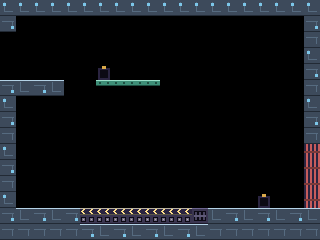

The image is a tile-based game level rendered from a .tmx file. Its description and complete source (layers, tilesets, objects, tile grids) follow:
An orthogonal 20x15 tile map with 16x16 px tiles, 1 tile layer (Tiles) and 10 objects (4x Door, 2x Socket, 2x Bit, Drone, SocketFan).

<map version="1.10" tiledversion="1.11.2" orientation="orthogonal" renderorder="right-down" width="20" height="15" tilewidth="16" tileheight="16" infinite="0" nextlayerid="4" nextobjectid="11">
  <properties>
    <property name="index" value="14" type="int" />
    <property name="name" value="Room 14" />
    <property name="left" value="13" type="int" />
    <property name="right" value="15" type="int" />
    <property name="up" value="255" type="int" />
    <property name="down" value="255" type="int" />
    <property name="zone" value="2" type="int" />
  </properties>
  <tileset firstgid="1" source="../tileset.tsx" />
  <layer id="1" name="Tiles" width="20" height="15">
    <data encoding="csv">
131,131,131,131,131,131,131,131,131,131,131,131,131,131,131,131,131,131,131,131,
133,1,1,1,1,1,1,1,1,1,1,1,1,1,1,1,1,1,1,133,
1,1,1,1,1,1,1,1,1,1,1,1,1,1,1,1,1,1,1,132,
1,1,1,1,1,1,1,1,1,1,1,1,1,1,1,1,1,1,1,131,
1,1,1,1,1,1,26,1,1,1,1,1,1,1,1,1,1,1,1,133,
130,129,130,129,1,1,22,22,22,22,1,1,1,1,1,1,1,1,1,132,
131,1,1,1,1,1,1,1,1,1,1,1,1,1,1,1,1,1,1,131,
133,1,1,1,1,1,1,1,1,1,1,1,1,1,1,1,1,1,1,133,
132,1,1,1,1,1,1,1,1,1,1,1,1,1,1,1,1,1,1,132,
131,1,1,1,1,1,1,1,1,1,1,1,1,1,1,1,1,1,1,25,
133,1,1,1,1,1,1,1,1,1,1,1,1,1,1,1,1,1,1,25,
132,1,1,1,1,1,1,1,1,1,1,1,1,1,1,1,1,1,1,25,
131,1,1,1,1,1,1,1,1,1,1,1,1,1,1,1,26,1,1,25,
133,129,130,129,130,51,51,51,51,51,51,51,54,129,130,129,130,129,130,129,
132,132,132,132,132,130,129,130,129,130,129,130,129,132,132,132,132,132,132,132
</data>
  </layer>
  <objectgroup id="2" name="Spawns">
    <object id="1" name="Socket" class="Socket" x="96" y="64">
      <point />
    </object>
    <object id="2" name="Door" class="Door" x="304" y="144">
      <point />
    </object>
    <object id="3" name="Door" class="Door" x="304" y="160">
      <point />
    </object>
    <object id="4" name="Door" class="Door" x="304" y="176">
      <point />
    </object>
    <object id="5" name="Bit" class="Bit" x="32" y="192">
      <point />
    </object>
    <object id="6" name="Drone" class="Drone" x="128" y="192">
      <point />
    </object>
    <object id="7" name="Socket" class="Socket" x="256" y="192">
      <point />
    </object>
    <object id="8" name="Bit" class="Bit" x="288" y="192">
      <point />
    </object>
    <object id="9" name="Door" class="Door" x="304" y="192">
      <point />
    </object>
    <object id="10" name="SocketFan" class="SocketFan" x="192" y="208">
      <point />
    </object>
  </objectgroup>
</map>
